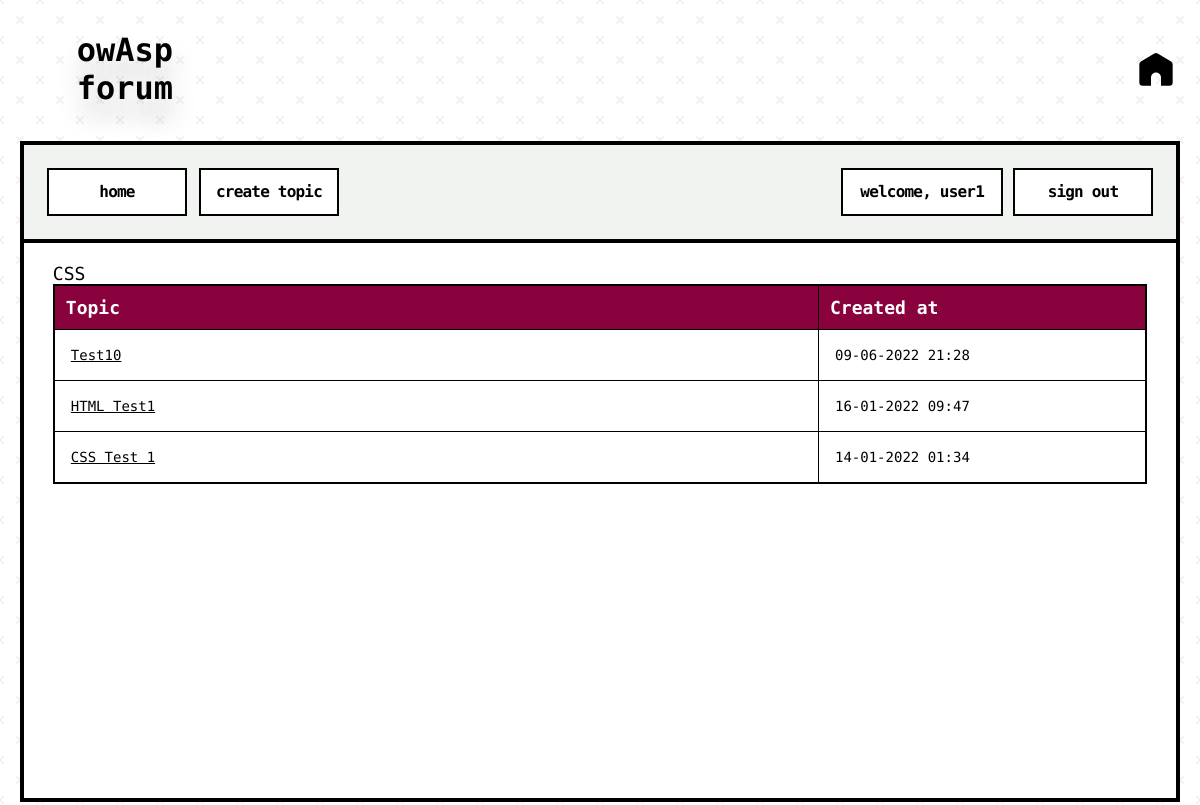
The page /forum/category.php?id=1 (signed in) on the database its author committed.
### tables this page shows
CREATE TABLE `categories` (
  `cat_id` int(8) NOT NULL,
  `cat_name` varchar(255) NOT NULL,
  `cat_description` varchar(255) NOT NULL
);

CREATE TABLE `topics` (
  `topic_id` int(8) NOT NULL,
  `topic_subject` varchar(255) NOT NULL,
  `topic_date` datetime NOT NULL,
  `topic_cat` int(8) NOT NULL,
  `topic_by` int(8) NOT NULL
);

### forum/category.php (the view, shortened to what this page needs)
<?php
include 'database.php';
include 'header.php';
$sql = "SELECT
			cat_id,
			cat_name,
			cat_description
		FROM
			categories
		WHERE
			cat_id = " . $_GET['id'];
$result = mysqli_query($connect_database, $sql);
if(!$result)
{
	echo '<br><font style="font-size: 14px;">The category could not be displayed, please try again later.</font><br><font style="font-size: 14px;">' .  '</font><br>';
}
else
{
	if(mysqli_num_rows($result) == 0)
	{
		echo '<br><font style="font-size: 14px;">This category does not exist.</font><br><br>';
	}
	else
	{
		while($row = mysqli_fetch_assoc($result))
		{
			echo '<font style="font-size: 18px;">' . $row['cat_name'] . '</font><br>';
		}
		$get_id = $_GET['id'];
		$sql = "SELECT
					topic_id,
					topic_subject,
					topic_date,
					topic_cat
				FROM
					topics
				WHERE
					topic_cat = '$get_id'
				ORDER BY
					topic_date
				DESC";
		$result = mysqli_query($connect_database, $sql);
		if(!$result)
		{
			echo '<br><font style="font-size: 14px;">The topics could not be displayed, please try again later.</font><br><br>';
		}
		else
		{
			if(mysqli_num_rows($result) == 0)
			{
				echo '<br><font style="font-size: 14px;">There are no topics in this category yet.</font><br><br>';
			}
			else
			{
				echo '<table border="1">
					  <tr>
						<th>Topic</th>
						<th>Created at</th>
					  </tr>';
				while($row = mysqli_fetch_assoc($result))
				{
					echo '<tr>';
						echo '<td class="leftpart">';
							echo '<font style="font-size: 14px;"><a href="topic.php?id=' . $row['topic_id'] . '">' . $row['topic_subject'] . '</a><br></font>';
						echo '</td>';
						echo '<td class="rightpart">';
							echo '<font style="font-size: 14px;">' . date('d-m-Y H:i', strtotime($row['topic_date'])) . '</font>';
						echo '</td>';
					echo '</tr>';
				}
				echo '</table>';
			}
		}
	}
}
include 'footer.php';

### forum/style.css (style rules this page uses)
html { font-family: "Open Sans;", sans-serif; }
body { text-align: center; }
table { border-collapse: collapse; width: 100%; border: 2px solid #000; }
table a { color: #000; }
th { background-color: #89023e; color: #ffffff; font-family: "Source Code Pro"; padding-top: 11px; padding-left: 11px; padding-bottom: 11px; font-size: 18px; }
td { padding: 16px; }
font { font-family: "Source Code Pro", monospace; font-weight: 500; font-size: 20px; }
.leftpart { width: 70%; }
.rightpart { width: 30%; }

### rows shown on the page
categories: cat_name "CSS"
topics: topic_subject "Test10", topic_date "09-06-2022 21:28"
topics: topic_subject "HTML Test1", topic_date "16-01-2022 09:47"
topics: topic_subject "CSS Test 1", topic_date "14-01-2022 01:34"

### other values the page prints
$_SESSION['user_name'] "user1"
